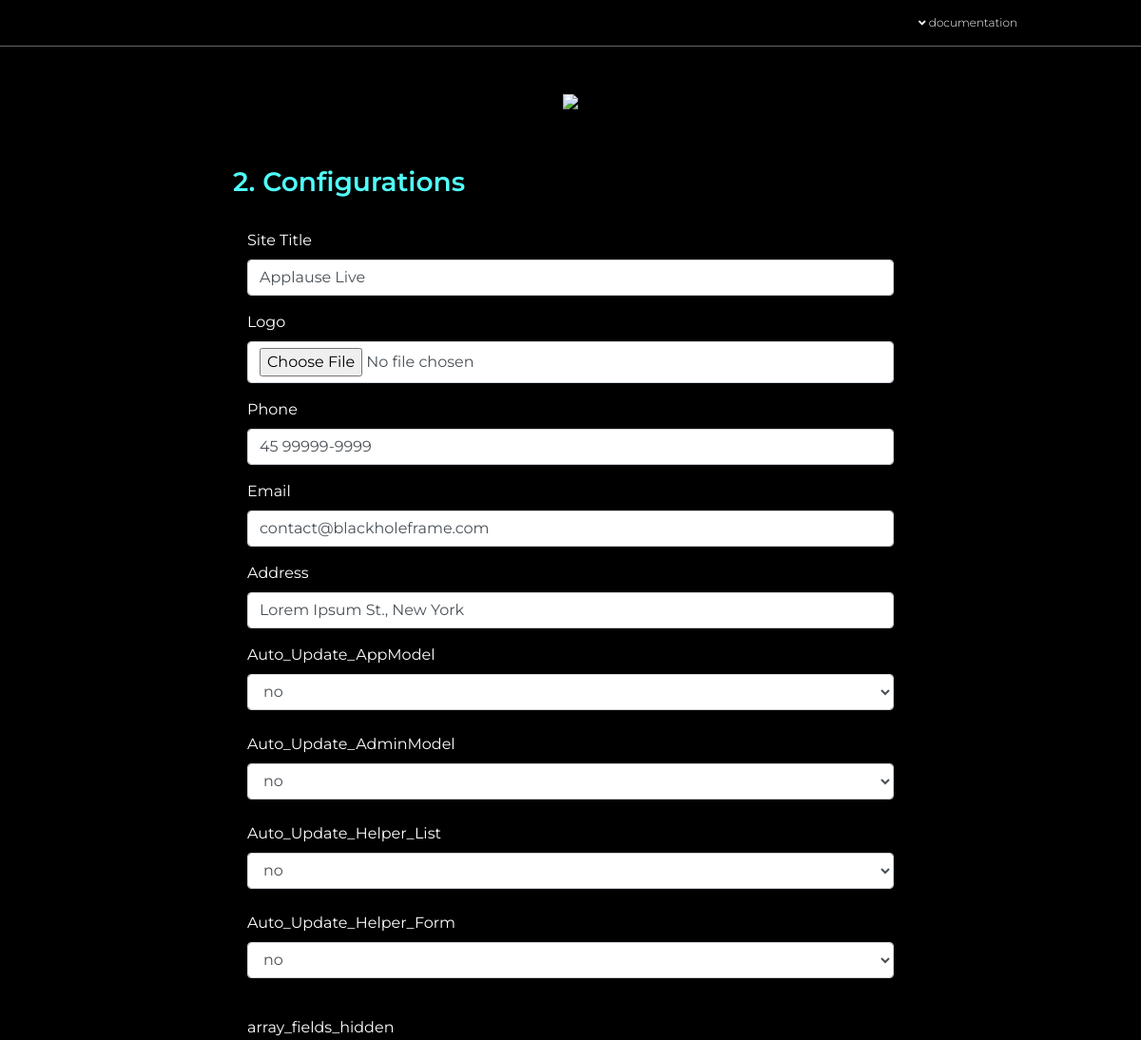
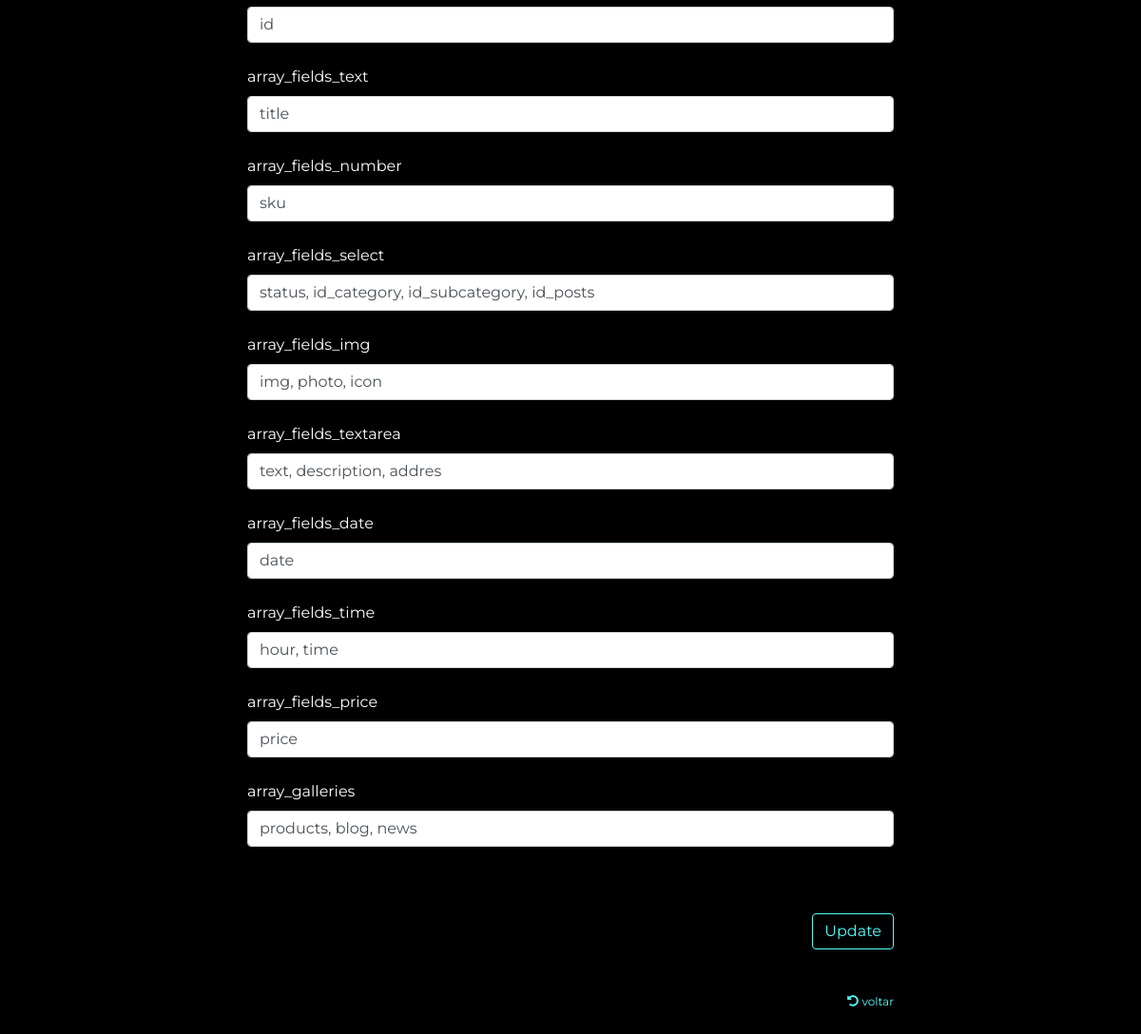
The app's page /creator/index.php?page=configurations with its own data (2 pictures, top to bottom).
### tables this page shows
CREATE TABLE `config` (
  `id` int UNSIGNED NOT NULL,
  `title` varchar(50) DEFAULT NULL,
  `content` varchar(500) DEFAULT NULL
);

CREATE TABLE `input_types` (
  `id` int UNSIGNED NOT NULL,
  `title` varchar(50) DEFAULT NULL,
  `content` varchar(500) DEFAULT NULL
);

### creator/view/pages/configurations/index.php (the view)
<div class="container padding-top-bottom" align="center">
	<div class="col-lg-8 text-left" align="center">
			<div class="pb-4">
				<h3>2. Configurations</h3>
			</div>
			<form action="model/AppModel.php?page=configurations" method="post" enctype="multipart/form-data">
				<?php require('config/database.php'); ?>
				<div class="form-group col-lg-12">
					<?php
						$query 	= $conn->prepare("SELECT content FROM config WHERE title = 'Site_Title'");
						$query->execute();
						$value = $query->fetchColumn();
					?>
					<label>Site Title</label>
				    <input type="text" name="site_title" class="form-control" value="<?= $value ?>" >
				</div>
				<div class="form-group col-lg-12">
					<label>Logo</label>
				    <input type="file" name="logo" class="form-control">
				</div>
				<div class="form-group col-lg-12">
					<?php
						$query 	= $conn->prepare("SELECT content FROM config WHERE title = 'Phone'");
						$query->execute();
						$value = $query->fetchColumn();
					?>
					<label>Phone</label>
				    <input type="text" name="phone" class="form-control" value="<?= $value ?>" >
				</div>
				<div class="form-group col-lg-12">
					<?php
						$query 	= $conn->prepare("SELECT content FROM config WHERE title = 'Email'");
						$query->execute();
						$value = $query->fetchColumn();
					?>
					<label>Email</label>
				    <input type="email" name="email" class="form-control" value="<?= $value ?>" >
				</div>
				<div class="form-group col-lg-12">
					<?php
						$query 	= $conn->prepare("SELECT content FROM config WHERE title = 'Address'");
						$query->execute();
						$value = $query->fetchColumn();
					?>
					<label>Address</label>
				    <input type="text" name="address" class="form-control" value="<?= $value ?>" >
				</div>
				<div class="form-group col-lg-12">
					<?php
						$array = array("Auto_Update_AppModel", "Auto_Update_AdminModel", "Auto_Update_Helper_List", "Auto_Update_Helper_Form");
						foreach($array as $update_title) {
							$query 	= $conn->prepare("SELECT content FROM config WHERE title = :title");
							$query->bindParam(':title', $update_title);
							$query->execute();
							$value = $query->fetchColumn();
							echo '
							<label>'.$update_title.'</label>
				    		<select name="'.$update_title.'" class="form-control">
							';
							if($value == 'yes'){
								echo '<option value="yes" selected="selected">yes</option>
								<option value="no">no</option>';
							} else {
								echo '<option value="yes">yes</option>
								<option value="no" selected="selected">no</option>';
							}
							echo '
				    		</select>
				    		<br/>
							';
						}
					?>
				</div>
				<div class="form-group col-lg-12">
					<?php
						foreach($conn->query("SELECT * FROM input_types") as $row) {
							$title 		= $row['title'];
							$content 	= $row['content'];
							echo '
							<label>'.$title.'</label>
				    		<input type="text" name="'.$title.'"  class="form-control" value="'.$content.'"><br />
							';
						}
					?>
				</div>
				<div class="form-group col-md-12 padding-top-bottom text-right">
					<button type="submit" class="btn btn-primary transition">Update</button>
				</div>
			</form>
			<div class="form-group col-lg-12 text-right">
				<a href="../creator/index.php" class="btn-back" >
					<i class="fas fa-undo-alt"></i> voltar
				</a>
			</div>
		</div>
</div>

### creator/view/elements/site/head.php (shortened to what this page needs)
<!DOCTYPE html PUBLIC "-//W3C//DTD XHTML 1.0 Transitional//EN" "http://www.w3.org/TR/xhtml1/DTD/xhtml1-transitional.dtd">
<html xmlns="http://www.w3.org/1999/xhtml">
<head>
    <link rel="stylesheet" href="https://maxcdn.bootstrapcdn.com/bootstrap/4.0.0/css/bootstrap.min.css">
    <link rel="stylesheet" href="webroot/css/style.css">
</head>

### creator/view/elements/site/top.php
<?php include ('view/elements/site/head.php'); ?>
<body>
	<div class="container-fluid top">
		<div class="col-lg-11">
			<div class="col-lg-6 offset-lg-6 text-right">
				<a href="documentation">
					<i class="fas fa-angle-down"></i> documentation
				</a>
			</div>
		</div>
	</div>
	<div class="col-lg-12 text-center logo">
		<img src="http://mova.ppg.br/resources/blackholeframe/creator/webroot/files/logo.png" />
	</div>

### creator/index.php
<?php
	include ('view/elements/site/top.php');
	if(empty($_GET['page'])){
		include('view/pages/home/index.php');
	}
	else {
		include('view/pages/'.$_GET['page'].'/index.php');
	}
?>
</body>
</html>

### creator/webroot/css/style.css (style rules this page uses)
body { font-family: Montserrat; background-color: #000; }
a { color: #fff !important; font-size: 12px; }
.transition { -webkit-transition: all 0.2s; -moz-transition: all 0.2s; -ms-transition: all 0.2s; -o-transition: all 0.2s; transition: all 0.2s; }
label { color: #fff; }
.btn { background-color: #000 !important; color: #50FFFC; border:solid; border-color: #50FFFC; border-width:1px; }
.top { border-bottom: solid; border-bottom-color: #666; border-bottom-style: solid; border-bottom-width: 1px; color: #fff; font-weight: 300; padding: 15px 0; }
.padding-top-bottom { padding-top: 30px; padding-bottom: 30px; }
h3 { color: #50FFFC; font-weight: 600; }
.logo { padding: 50px 0 30px 0; color: #000; text-shadow: -1px 0 #999, 0 1px #999, 1px 0 #999, 0 -1px #999; font-size: 30px; font-weight: 700; }
.btn-back { color: #50FFFC !important; font-size: 12px; }

### records on screen
config: site_title "Applause Live"
config: phone "45 99999-9999"
config: email "contact@blackholeframe.com"
config: address "Lorem Ipsum St., New York"
config: Auto_Update_AppModel "no"
config: Auto_Update_AdminModel "no"
config: Auto_Update_Helper_List "no"
config: Auto_Update_Helper_Form "no"
input_types: title "array_fields_hidden", array_fields_hidden "id"
input_types: title "array_fields_text", array_fields_text "title"
input_types: title "array_fields_number", array_fields_number "sku"
input_types: title "array_fields_select", array_fields_select "status, id_category, id_subcategory, id_posts"
input_types: title "array_fields_img", array_fields_img "img, photo, icon"
input_types: title "array_fields_textarea", array_fields_textarea "text, description, addres"
input_types: title "array_fields_date", array_fields_date "date"
input_types: title "array_fields_time", array_fields_time "hour, time"
input_types: title "array_fields_price", array_fields_price "price"
input_types: title "array_galleries", array_galleries "products, blog, news"

### other values on screen
$update_title "Auto_Update_AppModel"
$update_title "Auto_Update_AdminModel"
$update_title "Auto_Update_Helper_List"
$update_title "Auto_Update_Helper_Form"
